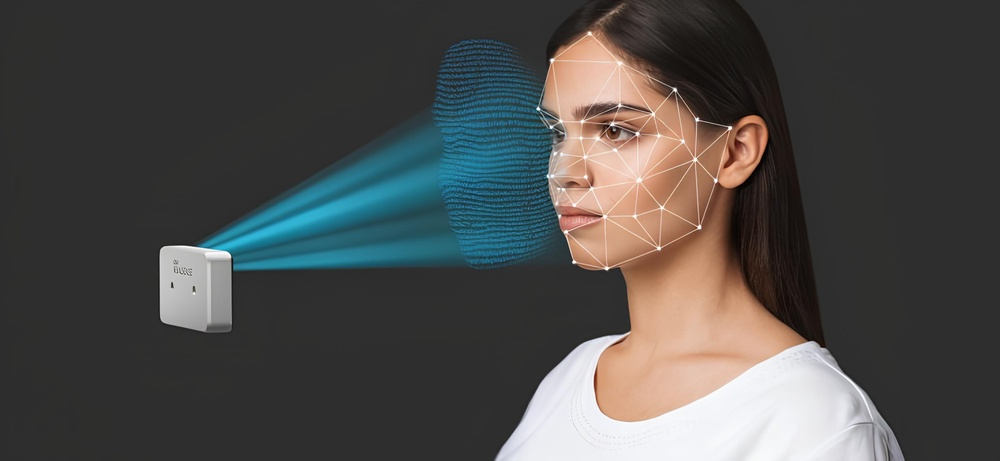
#> input picture web/FacialUniversity/facialuniversity.client/src/assets/4.jpg, 1000 x 461 px, shrunk from 2932 x 1352 before the run
$ python -i test.py   (imports and definitions only)
#> lines starting #> are read from the running program, lines starting #| are printed output that depends on the picture
#> further down, picture is the input picture: shape (461, 1000, 3); mean B, G, R 74.9, 76.4, 76.8
import cv2
import pickle
import requests
import time
import base64
import numpy as np
import threading
import asyncio

apiServerURL =  "http://127.0.0.1:5000/"

local = None
video_url = None
face_classifier = cv2.CascadeClassifier(cv2.data.haarcascades + "haarcascade_frontalface_default.xml")

# [1 line that did not run here, left out]
# [9 lines not run here, left out]

# [1 line that did not run here, left out]
# [1 line that did not run here, left out]
# [9 lines not run here, left out]

# [24 lines left out: function faceDetection, not called in this run]

def face(frame):
    global local
    global esp_last_state_face_detection
    global register_user_id

    gray_frame = cv2.cvtColor(frame, cv2.COLOR_BGR2GRAY)
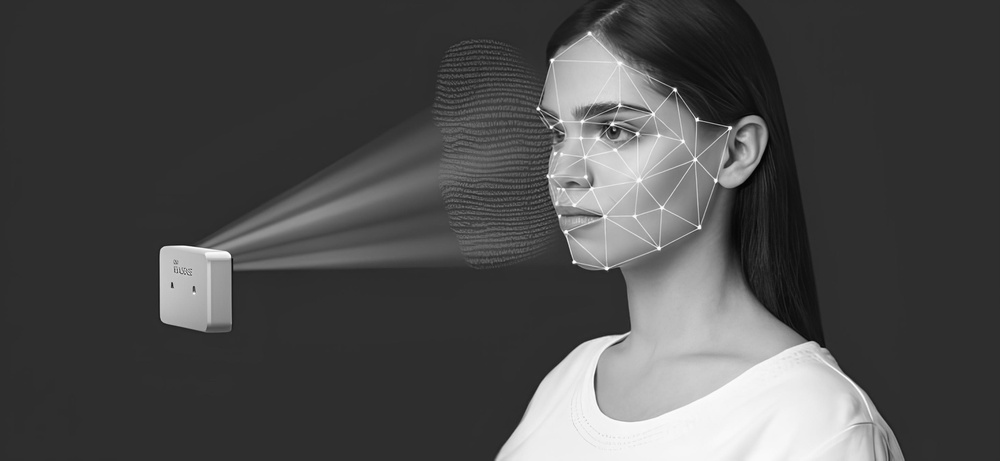
#> gray_frame: shape (461, 1000); min 2, max 255, mean 76.4
    faces = face_classifier.detectMultiScale(gray_frame, scaleFactor=1.1, minNeighbors=5, minSize=(30, 30))
#> faces = [[715, 104, 61, 61], [473, 45, 214, 214]]

    if len(faces) == 0:
        print('face-undetected')
        if esp_last_state_face_detection:
            send_request_to_esp_8266("/led/yellow/off")
            esp_last_state_face_detection = False

    for (x, y, w, h) in faces:
        print('face-detected')

        if not esp_last_state_face_detection:
            send_request_to_esp_8266("/led/yellow/on")
            esp_last_state_face_detection = True

        current_face = gray_frame[y:y+h, x:x+w]

        try:
            response = requests.get(apiServerURL + f"face?local={local}")
            if response.status_code == 200:
                face_data = response.json().get('faces', [])
                for face in face_data:
                    name = face.get('name')
                    face_img = face.get('face_img')
                    user_id = face.get('user_id')
                    if face_img is not None:
                        registered_face = np.array(face_img, dtype=np.uint8)
                        res = cv2.matchTemplate(current_face, registered_face, cv2.TM_CCOEFF_NORMED)
                        _, max_val, _, _ = cv2.minMaxLoc(res)
                        if max_val > 0.7:

                            print('face-recognized: ' + name)
                            send_request_to_esp_8266("/led/green/on")
                            time.sleep(0.2)
                            send_request_to_esp_8266("/led/green/off")

                            if register_user_id == None:
                                register_capture_fixed_example(user_id)
                                send_request_to_esp_8266("/led/green/off")
                                return True

            print('face-unrecognized')
            send_request_to_esp_8266("/led/red/on")
            time.sleep(0.2)
            send_request_to_esp_8266("/led/red/off")

            if not register_user_id == None:
                register_face(register_user_id,frame, x, y, w, h)
                print('face-registered')
                send_request_to_esp_8266("/led/green/on")
                time.sleep(0.2)
                send_request_to_esp_8266("/led/green/off")

        except Exception as e:
            print("An error occurred:", str(e))
#> this loop made 1 pass
#| face-detected
    return False

# [102 lines left out: functions register_face, register_capture_fixed_example, send_request_to_esp_8266, get_esp_user_id_register, syncData, run_syncData_repeatedly and 2 more, not called in this run]

# [2 lines not run here, left out]


>>> import cv2
>>> picture = cv2.imread('../../web/FacialUniversity/facialuniversity.client/src/assets/4.jpg')
#> (the run stopped early here; a loop or call above may not have finished)
